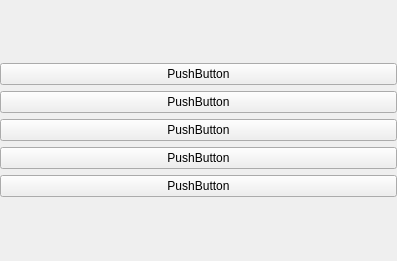
<?xml version="1.0" encoding="UTF-8"?>
<ui version="4.0">
 <class>ChildWidget</class>
 <widget class="QWidget" name="ChildWidget">
  <property name="geometry">
   <rect>
    <x>0</x>
    <y>0</y>
    <width>397</width>
    <height>261</height>
   </rect>
  </property>
  <property name="windowTitle">
   <string>ChildWidget</string>
  </property>
  <layout class="QVBoxLayout" name="verticalLayout_2">
   <property name="spacing">
    <number>0</number>
   </property>
   <property name="leftMargin">
    <number>0</number>
   </property>
   <property name="topMargin">
    <number>0</number>
   </property>
   <property name="rightMargin">
    <number>0</number>
   </property>
   <property name="bottomMargin">
    <number>0</number>
   </property>
   <item>
    <layout class="QVBoxLayout" name="verticalLayout">
     <item>
      <widget class="QPushButton" name="pushButton">
       <property name="text">
        <string>PushButton</string>
       </property>
      </widget>
     </item>
     <item>
      <widget class="QPushButton" name="pushButton_4">
       <property name="text">
        <string>PushButton</string>
       </property>
      </widget>
     </item>
     <item>
      <widget class="QPushButton" name="pushButton_5">
       <property name="text">
        <string>PushButton</string>
       </property>
      </widget>
     </item>
     <item>
      <widget class="QPushButton" name="pushButton_2">
       <property name="text">
        <string>PushButton</string>
       </property>
      </widget>
     </item>
     <item>
      <widget class="QPushButton" name="pushButton_3">
       <property name="text">
        <string>PushButton</string>
       </property>
      </widget>
     </item>
    </layout>
   </item>
  </layout>
 </widget>
 <layoutdefault spacing="6" margin="11"/>
 <resources/>
 <connections/>
</ui>
